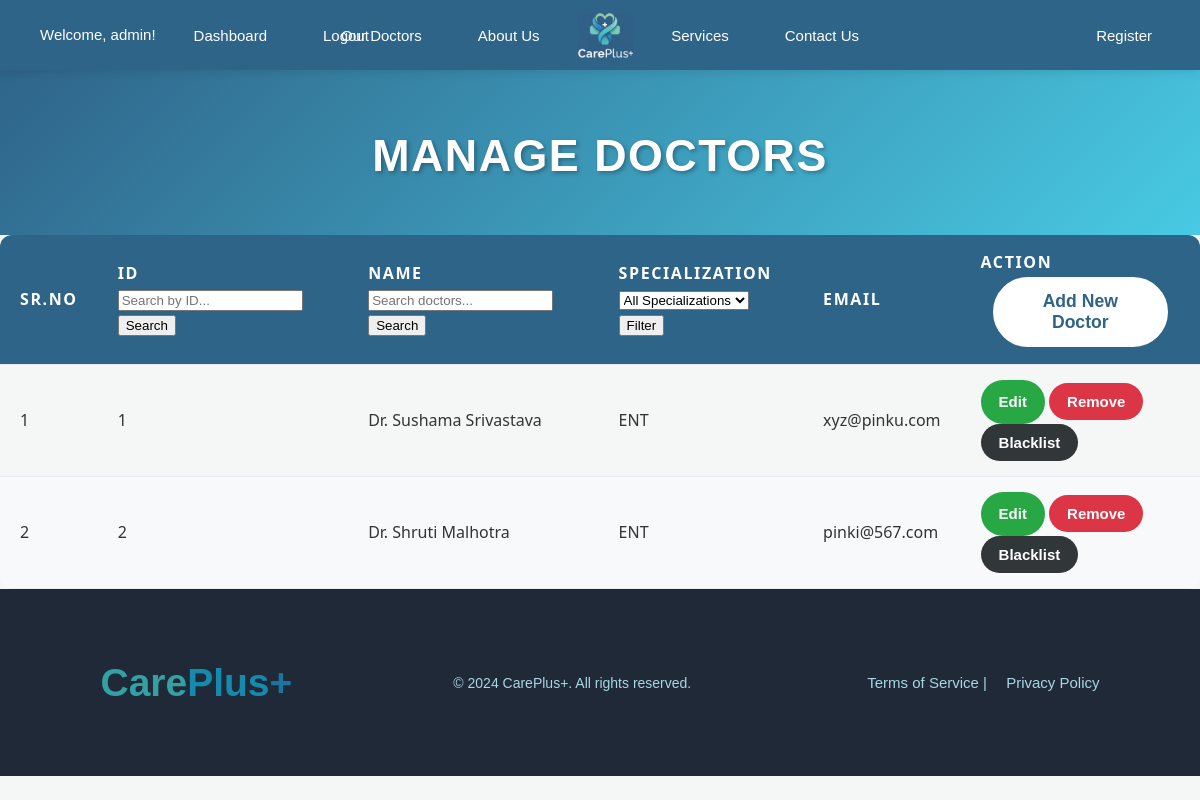
Page /manage_doctors (signed in) on the committed database.
### app/models.py (models this page shows)
class Doctor(UserMixin, db.Model):
    id = db.Column(db.Integer, primary_key=True)
    name = db.Column(db.String(150), nullable=False)
    specialization_id = db.Column(db.Integer, db.ForeignKey('specialization.id', ondelete='CASCADE'), nullable=False)
    email = db.Column(db.String(150), unique=True, nullable=False)
    username = db.Column(db.String(150), unique=True, nullable=False)
    password = db.Column(db.String(150), nullable=False)
    experience = db.Column(db.Integer, nullable=False)
    added_on = db.Column(db.DateTime, default=datetime.utcnow)
    education = db.Column(db.String(250))
    blacklisted = db.Column(db.Boolean, default=False)
    slots = db.relationship('DoctorSlot', backref='doctor', cascade='all, delete-orphan', passive_deletes=True)
    appointments = db.relationship('Appointment', backref='doctor', cascade='all, delete-orphan', passive_deletes=True)

class specialization(db.Model):
    id = db.Column(db.Integer, primary_key=True)
    name = db.Column(db.String(150), unique=True, nullable=False)
    about = db.Column(db.Text, nullable=False)
    doctors = db.relationship('Doctor', backref='specialization', cascade='all, delete-orphan')

### app/routes.py (the view)
    @app.route('/manage_doctors')
    def manage_doctors():
        if 'admin_id' in session:
            doctors = Doctor.query.all()
            specializations = specialization.query.all()
            return render_template('manage_doctors.html', doctors=doctors, spec_list=specializations)
        else:
            return redirect(url_for('admin_login'))

### templates/manage_doctors.html (shortened to what this page needs)
{% extends 'base.html' %}
{% block content %}
<div class="topic">
  <h1>Manage Doctors</h1>
</div>
<table class="table">
  <thead class="table-dark">
    <tr>
      <th>Sr.No</th>
      <th>ID
        <form method="get" action="{{ url_for('manage_doctors_page') }}" class="table-search-form">
          <input type="text" name="search_id" placeholder="Search by ID..." value="{{ search_id }}">
          <button type="submit">Search</button>
        </form>
      </th>
      <th>Name
        <form method="get" action="{{ url_for('manage_doctors_page') }}" class="table-search-form">
          <input type="text" name="search" placeholder="Search doctors..." value="{{ search_name }}">
          <button type="submit">Search</button>
        </form>
      </th>
      <th>Specialization
        <form method="get" action="{{ url_for('manage_doctors_page') }}">
          <select name="specialization_id">
            <option value="">All Specializations</option>
          </select>
          <button type="submit">Filter</button>
        </form>
      </th>
      <th>Email</th>
      <th>Action
        <a href="{{ url_for('add_doctor') }}">
          <button class="hero-btn2">Add New Doctor</button>
        </a>
      </th>
    </tr>
  </thead>
  <tbody>
    {% set serial_number = namespace(value=0) %}
    {% for doctor in doctors %}
      {% if not doctor.blacklisted %}
        {% set serial_number.value = serial_number.value + 1 %}
        <tr>
          <td>{{ serial_number.value }}</td>
          <td>{{ doctor.id }}</td>
          <td>{{ doctor.name }}</td>
          <td>{{ doctor.specialization.name if doctor.specialization else '' }}</td>
          <td>{{ doctor.email }}</td>
          <td>
            <a href="{{ url_for('edit_doctor', doctor_id=doctor.id) }}" class="edit-button">Edit</a>
            <form action="{{ url_for('remove_doctor', doctor_id=doctor.id) }}"
                  method="POST" style="display:inline;"
                  onsubmit="return confirm('Are you sure you want to remove this doctor?');">
              <button type="submit" class="r-t">Remove</button>
            </form>
            <form action="{{ url_for('blacklist_doctor', doctor_id=doctor.id) }}"
                  method="POST" style="display:inline;"
                  onsubmit="return confirm('Blacklist this doctor?');">
              <button type="submit" class="bl-t">Blacklist</button>
            </form>
          </td>
        </tr>
      {% endif %}
    {% endfor %}
  </tbody>
</table>
{% endblock %}

### static/css/style.css (style rules this page uses)
body { font-family: 'Montserrat', sans-serif; margin: 0; padding: 0; background-color: #f4f7f6; color: #343a40; line-height: 1.6; }
.hero-btn1, .hero-btn2 { border: none; padding: 14px 28px; font-size: 1.1em; border-radius: 50px; cursor: pointer; transition: all 0.3s ease; font-weight: 600; margin: 0 10px; }
.hero-btn2 { background-color: white; color: #2f6489; border: 2px solid #2f6489; }
.topic { background: linear-gradient(135deg, #2f6489 0%, #48cae4 100%); padding: 50px 0 35px 0; text-align: center; color: #ffffff; position: relative; overflow: hidden; }
.topic h1 { font-size: 2.8em; color: #ffffff; margin: 0 0 8px 0; font-weight: 900; letter-spacing: 1.5px; text-transform: uppercase; text-shadow: 2px 2px 4px rgba(0, 0, 0, 0.3); }
.table { width: 100%; border-collapse: separate; border-spacing: 0; font-family: 'Segoe UI', Tahoma, Geneva, Verdana, sans-serif; font-size: 16px; border: none; border-radius: 12px; overflow: hidden; }
.table th, .table td { text-align: left; padding: 15px 20px; border-bottom: 1px solid #e9ecef; }
.table th { background-color: #2f6489; color: #ffffff; text-transform: uppercase; letter-spacing: 0.1em; font-weight: 600; }
.table td { color: #333333; }
.table tr:nth-child(even) { background-color: #f8f9fa; }
.edit-button, .r-t, .b-t { padding: 10px 18px; border-radius: 50px; cursor: pointer; font-size: 15px; font-family: 'Montserrat', sans-serif; text-decoration: none; display: inline-block; transition: all 0.3s ease; font-weight: 600; border: none; }
.bl-t { padding: 10px 18px; border-radius: 50px; cursor: pointer; font-size: 15px; font-family: 'Montserrat', sans-serif; text-decoration: none; display: inline-block; transition: all 0.3s ease; font-weight: 600; border: none; color: #fff; background-color: #313639; }
.edit-button { color: #fff; background-color: #28a745; }
.r-t { color: #fff; background-color: #dc3545; }

### rows in the picture
Doctor: value "1", id "1", name "Dr. Sushama Srivastava", specialization "ENT", email "xyz@pinku.com"
Doctor: value "2", id "2", name "Dr. Shruti Malhotra", specialization "ENT", email "pinki@567.com"

### other values in the picture
{{ session['admin_username'] }} "admin"
